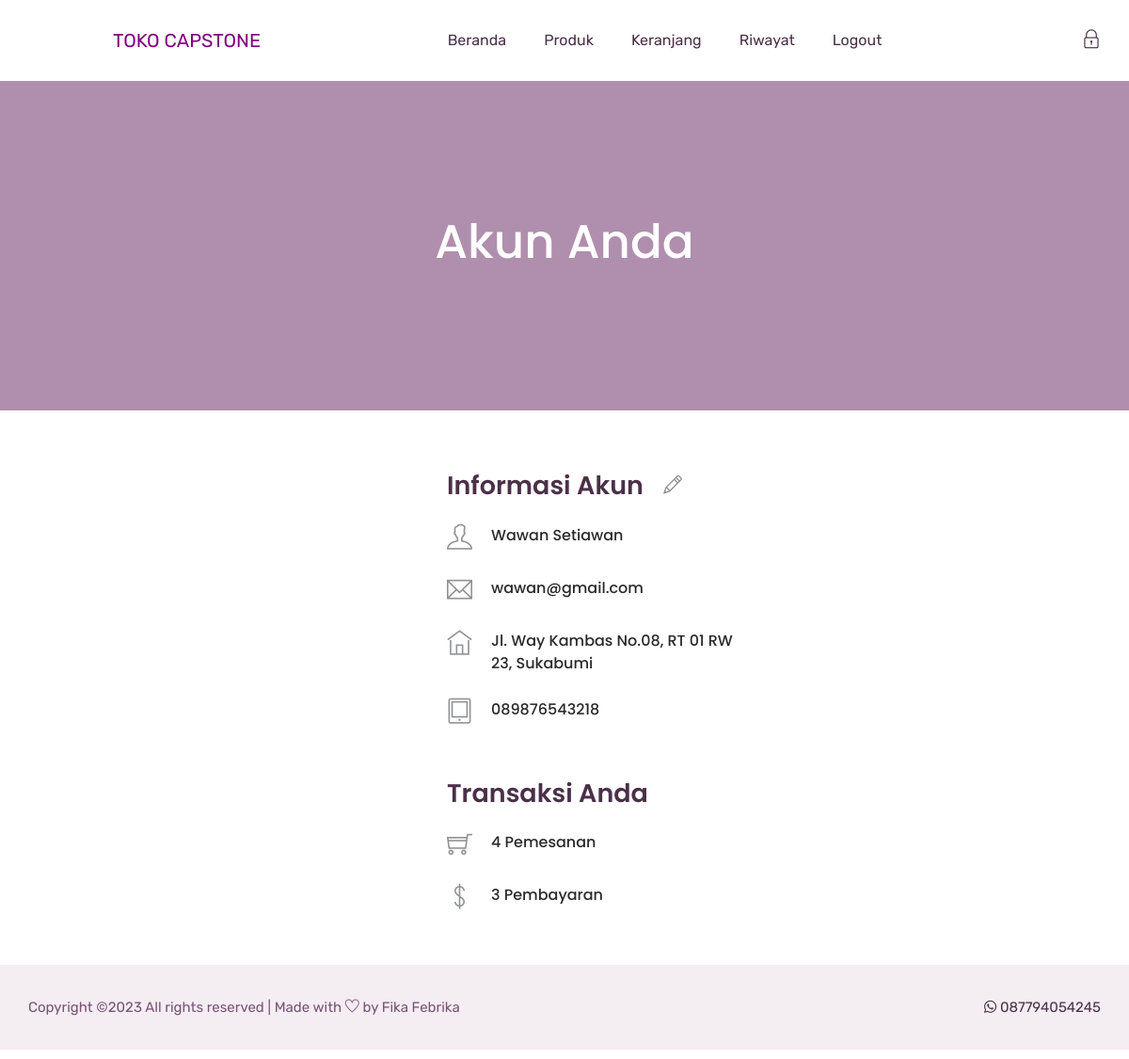
The app's page /tokocapstone.rf.gd/akun.php (signed in) with its own data.
### tables this page shows
CREATE TABLE `pelanggan` (
  `id_pelanggan` int(11) NOT NULL,
  `email_pelanggan` varchar(30) NOT NULL,
  `password_pelanggan` varchar(255) NOT NULL,
  `nama_pelanggan` varchar(30) NOT NULL,
  `telepon_pelanggan` varchar(30) NOT NULL,
  `alamat_pelanggan` text NOT NULL
);

### tokocapstone.rf.gd/akun.php (the view, shortened to what this page needs)
<?php
include 'koneksi.php';
$id_pelanggan = $_COOKIE['id_pelanggan'];
$ambil = $dbh->query("SELECT * FROM pelanggan WHERE id_pelanggan='$id_pelanggan'");
$akun = $ambil->fetch(PDO::FETCH_ASSOC);
?>
<!doctype html>
<html lang="zxx">
<head>
    <link rel="stylesheet" href="css/bootstrap.min.css">
    <link rel="stylesheet" href="css/animate.css">
    <link rel="stylesheet" href="css/owl.carousel.min.css">
    <link rel="stylesheet" href="css/all.css">
    <link rel="stylesheet" href="css/flaticon.css">
    <link rel="stylesheet" href="css/themify-icons.css">
    <link rel="stylesheet" href="css/magnific-popup.css">
    <link rel="stylesheet" href="css/slick.css">
    <link rel="stylesheet" href="css/style.css">
</head>
<body>
	<header class="main_menu home_menu">
		<div class="container">
			<div class="row align-items-center justify-content-center">
				<div class="col-lg-12">
					<nav class="navbar navbar-expand-lg navbar-light">
						<a class="navbar-brand" href="index.php" style="margin-left: 90px; color: purple">TOKO CAPSTONE</a>
						<div class="collapse navbar-collapse main-menu-item" id="navbarSupportedContent">
							<ul class="navbar-nav">
								<li class="nav-item">
									<a class="nav-link" href="index.php">beranda</a>
								</li>
								<li class="nav-item">
									<a class="nav-link" href="produk.php">produk</a>
								</li>
								<li class="nav-item">
									<a class="nav-link" href="keranjang.php">keranjang</a>
								</li>
								<?php if (isset($_SESSION["pelanggan"])): ?>
								<li class="nav-item">
									<a class="nav-link" href="riwayat.php">riwayat</a>
								</li>
								<li class="nav-item">
									<a class="nav-link" href="logout.php">logout</a>
								</li>
								<?php else: ?>
								<li class="nav-item">
									<a class="nav-link" href="login.php">login</a>
								</li>
								<?php endif ?>
							</ul>
						</div>
						<?php if (isset($_SESSION["pelanggan"])): ?>
						<div class="hearer_icon d-flex align-items-center">
							<a title="Ubah Password" href="ubah.php"><i class="ti-lock"></i></a>
						</div>
						<?php endif ?>
					</nav>
				</div>
			</div>
		</div>
	</header>
    <section class="breadcrumb_part">
        <div class="container">
            <div class="row">
                <div class="col-lg-12">
                    <div class="breadcrumb_iner">
                        <h2>Akun Anda</h2>
                    </div>
                </div>
            </div>
        </div>
    </section>
	<section class="contact-section" style="padding-top: 60px;">
		<div class="container">
			<div class="row">
				<div class="col-lg-4"></div>
				<div class="col-lg-4" style="padding-left: 70px;">
					<h2 class="contact-title">Informasi Akun &nbsp;
						<a title="Perbarui Akun" href="update.php">
							<span class="contact-info__icon">
								<i class="ti-pencil" style="font-size: 23px;"></i>
							</span>
						</a>
					</h2>
					<div class="media contact-info">
						<span class="contact-info__icon"><i title="Nama" class="ti-user"></i></span>
						<div class="media-body">
							<h3><?php echo $akun["nama_pelanggan"]; ?></h3>
						</div>
					</div>
					<div class="media contact-info">
						<span class="contact-info__icon"><i title="Email" class="ti-email"></i></span>
						<div class="media-body">
							<h3><?php echo $akun["email_pelanggan"]; ?></h3>
						</div>
					</div>
					<div class="media contact-info">
						<span class="contact-info__icon"><i title="Alamat Rumah" class="ti-home"></i></span>
						<div class="media-body">
							<h3><?php echo $akun["alamat_pelanggan"]; ?></h3>
						</div>
					</div>
					<div class="media contact-info">
						<span class="contact-info__icon"><i title="No. HP/ Telpon" class="ti-tablet"></i></span>
						<div class="media-body">
							<h3><?php echo $akun["telepon_pelanggan"]; ?></h3>
						</div>
					</div>
					<h2 class="contact-title">Transaksi Anda</h2>
					<?php
					$ambil = $dbh->query("SELECT COUNT(id_pelanggan) AS jumlah_pembelian FROM pembelian WHERE id_pelanggan='$id_pelanggan'");
					$akun = $ambil->fetch(PDO::FETCH_ASSOC);
					?>
					<div class="media contact-info">
						<span class="contact-info__icon"><i title="Pemesanan" class="ti-shopping-cart"></i></span>
						<div class="media-body">
							<h3><?php echo $akun["jumlah_pembelian"]; ?> Pemesanan</h3>
						</div>
					</div>
					<?php
					$ambil = $dbh->query("SELECT COUNT(id_pelanggan) AS jumlah_pembayaran FROM pembelian JOIN pembayaran
											ON pembelian.id_pembelian=pembayaran.id_pembelian WHERE pembelian.id_pelanggan='$id_pelanggan'");
					$akun = $ambil->fetch(PDO::FETCH_ASSOC);
					?>
					<div class="media contact-info">
						<span class="contact-info__icon"><i title="Pembayaran" class="ti-money"></i></span>
						<div class="media-body">
							<h3><?php echo $akun["jumlah_pembayaran"]; ?> Pembayaran</h3>
						</div>
					</div>
				</div>
			</div>
		</div>
	</section>
	<?php include 'footer.php'; ?>
</body>
</html>

### records on screen
pelanggan: nama_pelanggan "Wawan Setiawan", email_pelanggan "wawan@gmail.com", alamat_pelanggan "Jl. Way Kambas No.08, RT 01 RW 23, Sukabumi", telepon_pelanggan "089876543218"

### other values on screen
$akun["jumlah_pembelian"] "4"
$akun["jumlah_pembayaran"] "3"
